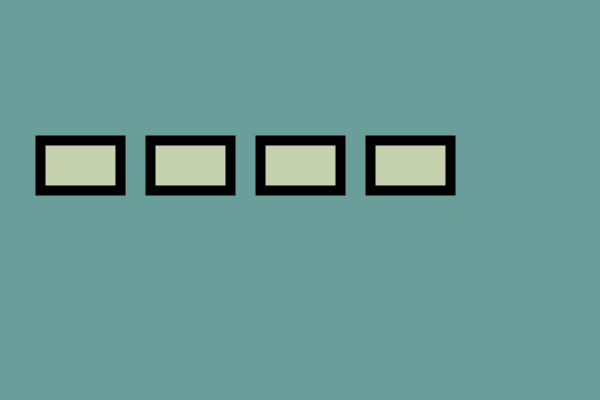
Frame 1 (no input)
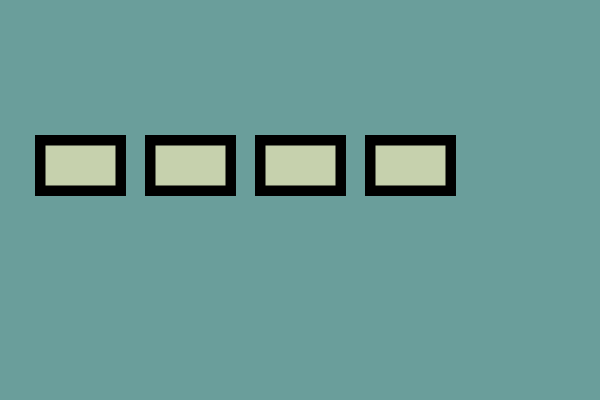
Frame 60 (the mouse pressed at the canvas centre just before this capture)
Frame 120 (the mouse held since frame 60 and released just before this capture): identical to frame 60, image omitted

The Processing sketch that drew these frames (run headless with seeded random() and noise(); from frame 60 on, the mouse is pressed at the canvas centre):

// Processing sketch: rectfill1
// ── rectfill1.pde
void setup() { 
   size(600, 400);
   background(106, 158, 155);
   strokeWeight(10);
}  

void draw() {
   fill(198, 209, 173);
   rect(40, 140, 80, 50);
   rect(150, 140, 80, 50);
   rect(260, 140, 80, 50);
   rect(370, 140, 80, 50);
}
